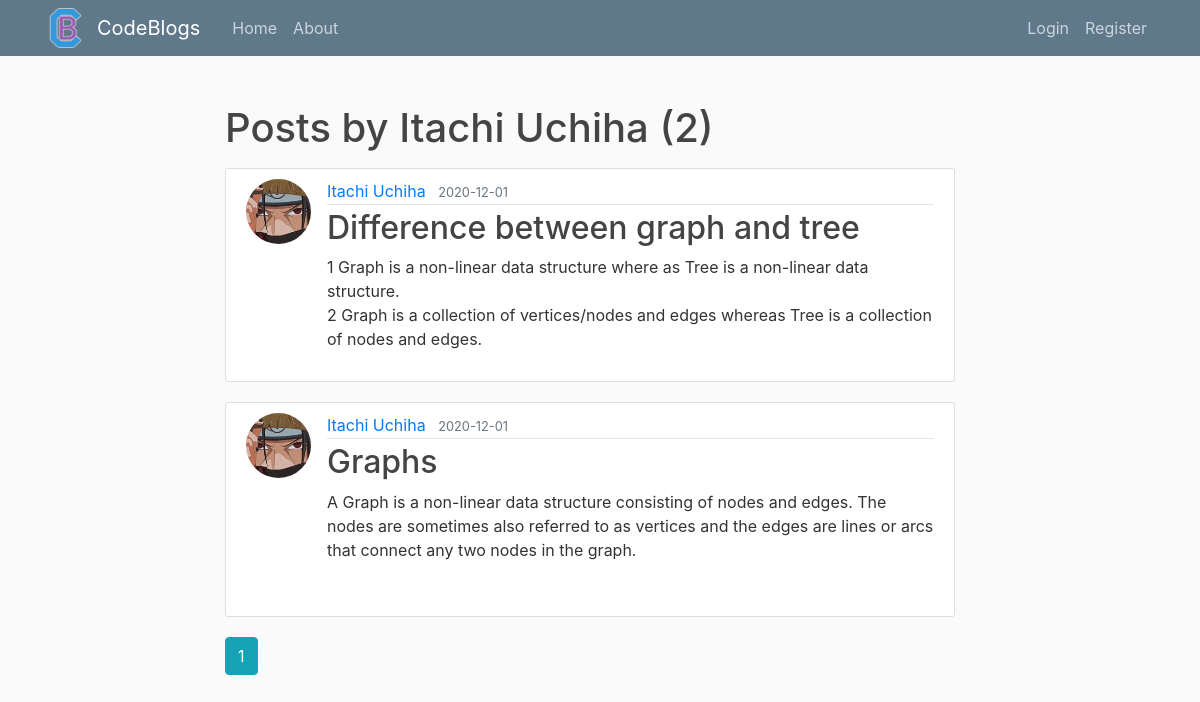
The page /user/Itachi Uchiha on the database its author committed.
### flaskblog/models.py (models this page shows, shortened)
class User(db.Model, UserMixin):
    id = db.Column(db.Integer, primary_key=True)
    username = db.Column(db.String(20), unique=True, nullable=False)
    email = db.Column(db.String(120), unique=True, nullable=False)
    image_file = db.Column(db.String(20), nullable=False, default='default.jpg')
    password = db.Column(db.String(60), nullable=False)
    posts = db.relationship('Post', backref='author', lazy=True)

class Post(db.Model):
    id = db.Column(db.Integer, primary_key=True)
    title = db.Column(db.String(100), nullable=False)
    date_posted = db.Column(db.DateTime, nullable=False, default=datetime.utcnow)
    content = db.Column(db.Text, nullable=False)
    user_id = db.Column(db.Integer, db.ForeignKey('user.id'), nullable=False)

### flaskblog/routes.py (the view)
@app.route("/user/<string:username>")
def user_posts(username):
    page = request.args.get('page', 1, type=int)
    user = User.query.filter_by(username=username).first_or_404()
    posts = Post.query.filter_by(author=user)\
        .order_by(Post.date_posted.desc())\
        .paginate(page=page, per_page=5)
    return render_template('user_posts.html', posts=posts, user=user)

### flaskblog/templates/user_posts.html
{% extends "layout.html" %}
{% block content %}
    <h1 class="mb-3">Posts by {{ user.username }} ({{ posts.total }})</h1>
    {% for post in posts.items %}
        <article class="media content-section">
          <img class="rounded-circle article-img" src="{{ url_for('static', filename='profile_pics/' + post.author.image_file) }}">
          <div class="media-body">
            <div class="article-metadata">
              <a class="mr-2" href="{{ url_for('user_posts', username=post.author.username) }}">{{ post.author.username }}</a>
              <small class="text-muted">{{ post.date_posted.strftime('%Y-%m-%d') }}</small>
            </div>
            <h2><a class="article-title" href="{{ url_for('post', post_id=post.id) }}">{{ post.title }}</a></h2>
            <p class="article-content">{{ post.content }}</p>
          </div>
        </article>
    {% endfor %}
    {% for page_num in posts.iter_pages(left_edge=1, right_edge=1, left_current=1, right_current=2) %}
      {% if page_num %}
        {% if posts.page == page_num %}
          <a class="btn btn-info mb-4" href="{{ url_for('user_posts', username=user.username, page=page_num) }}">{{ page_num }}</a>
        {% else %}
          <a class="btn btn-outline-info mb-4" href="{{ url_for('user_posts', username=user.username, page=page_num) }}">{{ page_num }}</a>
        {% endif %}
      {% else %}
        ...
      {% endif %}
    {% endfor %}
{% endblock content %}

### flaskblog/static/main.css (style rules this page uses)
body { background: #fafafa; color: #333333; margin-top: 5rem; }
h1, h2, h3, h4, h5, h6 { color: #444444; }
.content-section { background: #ffffff; padding: 10px 20px; border: 1px solid #dddddd; border-radius: 3px; margin-bottom: 20px; }
.article-title { color: #444444; }
.article-content { white-space: pre-line; }
.article-img { height: 65px; width: 65px; margin-right: 16px; }
.article-metadata { padding-bottom: 1px; margin-bottom: 4px; border-bottom: 1px solid #e3e3e3 }

### flaskblog/templates/layout.html (style rules this page uses)
.article-content { height: 100px; overflow: hidden; }

### rows shown on the page
User: username "Itachi Uchiha"
Post: image_file (picture), author.username "Itachi Uchiha", date_posted "2020-12-01", title "Difference between graph and tree", content "1 Graph is a non-linear data structure where as Tree is a non-linear data structure. 2 Graph is a collection of vertices/nodes and edges whereas Tree is a collection of nodes and edges.…"
Post: image_file (picture), author.username "Itachi Uchiha", date_posted "2020-12-01", title "Graphs", content "A Graph is a non-linear data structure consisting of nodes and edges. The nodes are sometimes also referred to as vertices and the edges are lines or arcs that connect any two nodes in the graph.…"

### other values the page prints
{{ posts.total }} "2"
{{ page_num }} "1"
